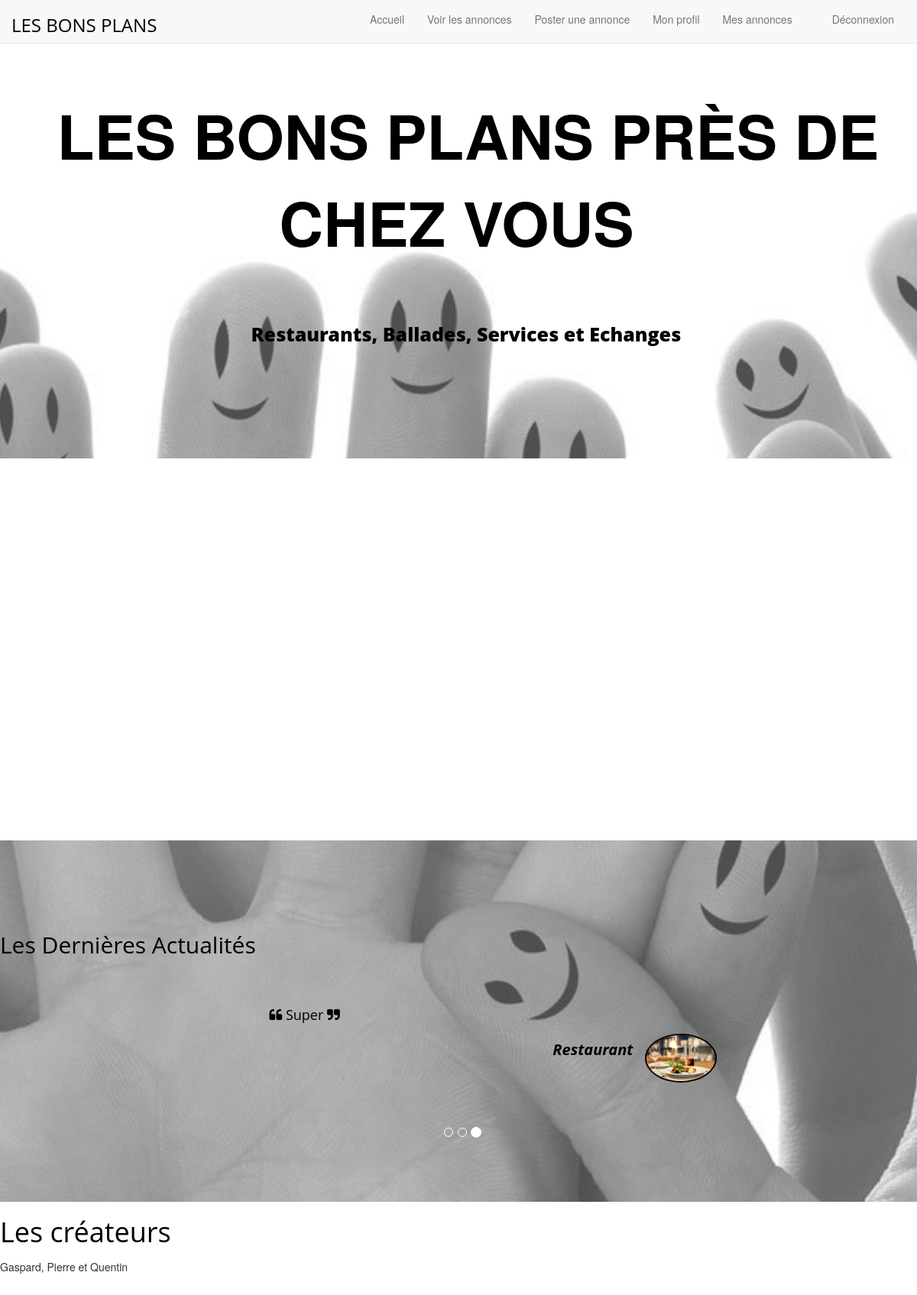
Page /annonces/home (signed in) on the earlier database version.
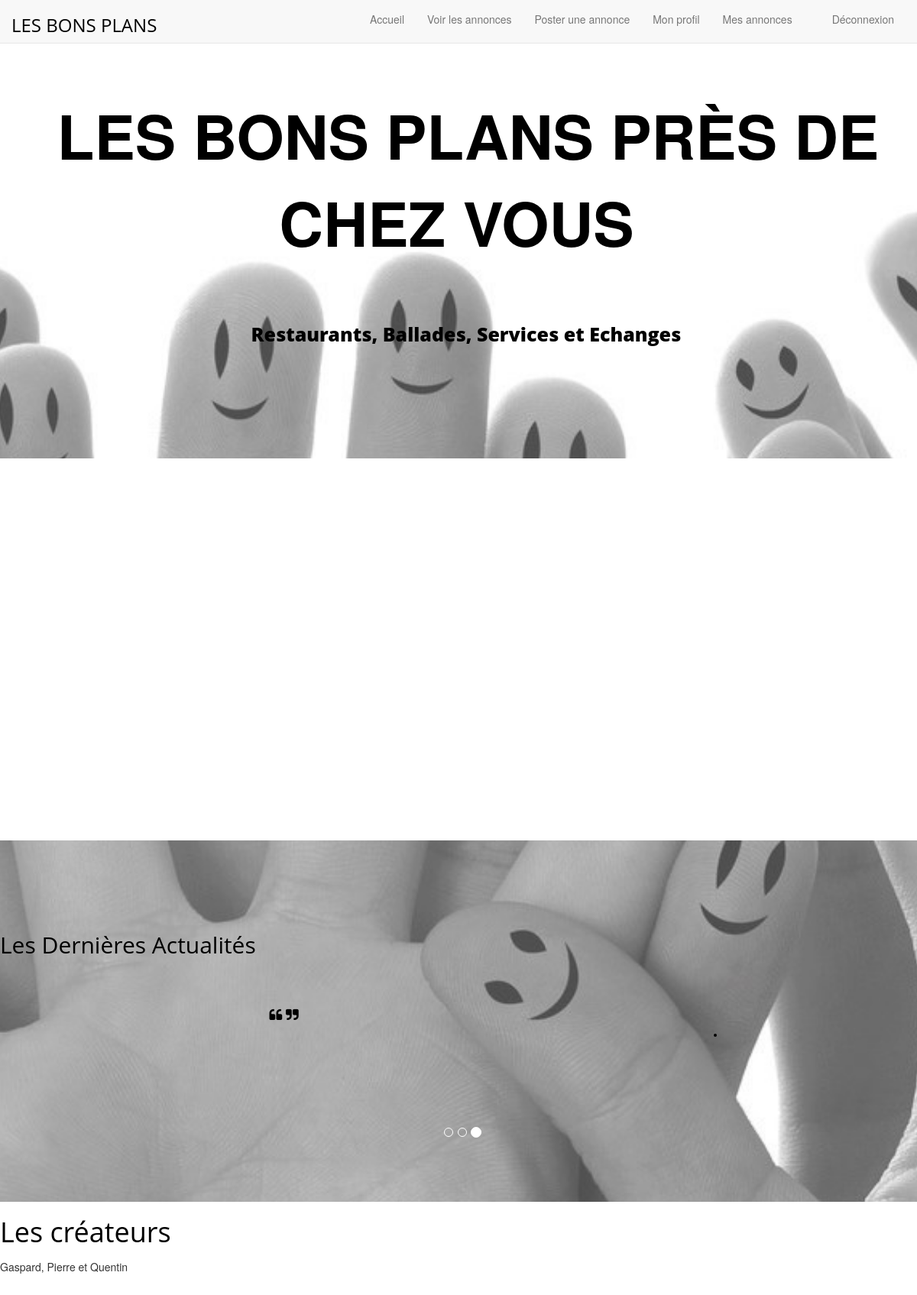
Same page on the later database version.
### annonces/models.py (models this page shows, shortened)
class Annonce(models.Model):
    titre = models.CharField(max_length=100)
    categorie = models.ForeignKey('Categorie')
    auteur = models.ForeignKey(User)
    descriptif = models.TextField(null=True)
    date = models.DateTimeField()
    numero = models.IntegerField(default=2)
    rue = models.CharField(max_length=100, default='Allée de la Noiseraie')
    pays = models.CharField(max_length=100, default='France')
    code_postal = models.IntegerField(default=77420)
    region = models.CharField(max_length=100, default='Île-de-France')
    ville = models.CharField(max_length=100, default='Noisy-le-Grand')
    lat = models.FloatField(default=48.8411)
    long = models.FloatField(default=2.5880)
    somme_notes = models.IntegerField(default=0)
    nb_votes = models.IntegerField(default=0)

class Categorie(models.Model):
    nom = models.CharField(max_length=30)
    def __str__(self):
        return self.nom

### annonces/views.py (the view, shortened to what this page needs)
def home(request):
    deja_vote = False
    list_profils=[]
    for profil in UserProfile.objects.all():
        list_profils.append(profil)
    profils_dict = {'profils': list_profils, 'annonces': Annonce.objects.order_by('date').reverse(), 'deja_vote': deja_vote}
    return render(request, 'annonces/home.html', profils_dict)

### annonces/templates/annonces/home.html (shortened to what this page needs)
{% extends "base.html" %}
{% load static %}
{% block content %}
{% if deja_vote %}
Vous avez déjà voté pour cette annonce. Revenir vers l'<a href="{% url 'home' %}" >accueil</a>.
{% else %}
<head>
</head>
<article style="float: left;  margin: 0 1.5%; width: 50%;">
    <div id="map"></div>
</article>
<aside>
</aside>
{% endif %}
{% endblock %}
{% block lastnews %}
<h2>Les Dernières Actualités</h2>
<div class="container">
    <div class="row ">
        <div class="col-md-12">
            <div id="carousel-example" class="carousel slide" data-ride="carousel">
                <ol class="carousel-indicators">
                    <li data-target="#carousel-example" data-slide-to="0" class=""></li>
                    <li data-target="#carousel-example" data-slide-to="1" class=""></li>
                    <li data-target="#carousel-example" data-slide-to="2" class=""></li>
                </ol>
                <div class="carousel-inner">
                    <div class="item next left">
                        <div class="container center">
                            <div class="col-md-6 col-md-offset-3 slide-custom">
                                <h4><i class="fa fa-quote-left"></i> {{annonces.2.descriptif}} <i class="fa fa-quote-right"></i></h4>
                                <div class="user-img pull-right">
                                    <img src="\static\img\{{annonces.2.categorie}}.jpg" alt="" class="img-u image-responsive">
                                </div>
                                <h5 class="pull-right"><strong class="c-set">  {{annonces.2.categorie}}  </strong></h5>
                            </div>
                        </div>
                    </div>
                </div>
            </div>
        </div>
    </div>
</div>
{% endblock %}

Differences in the rows shown:
no longer on this page (row edited): Annonce: descriptif "Super", categorie.nom (picture), categorie.nom "Restaurant"
